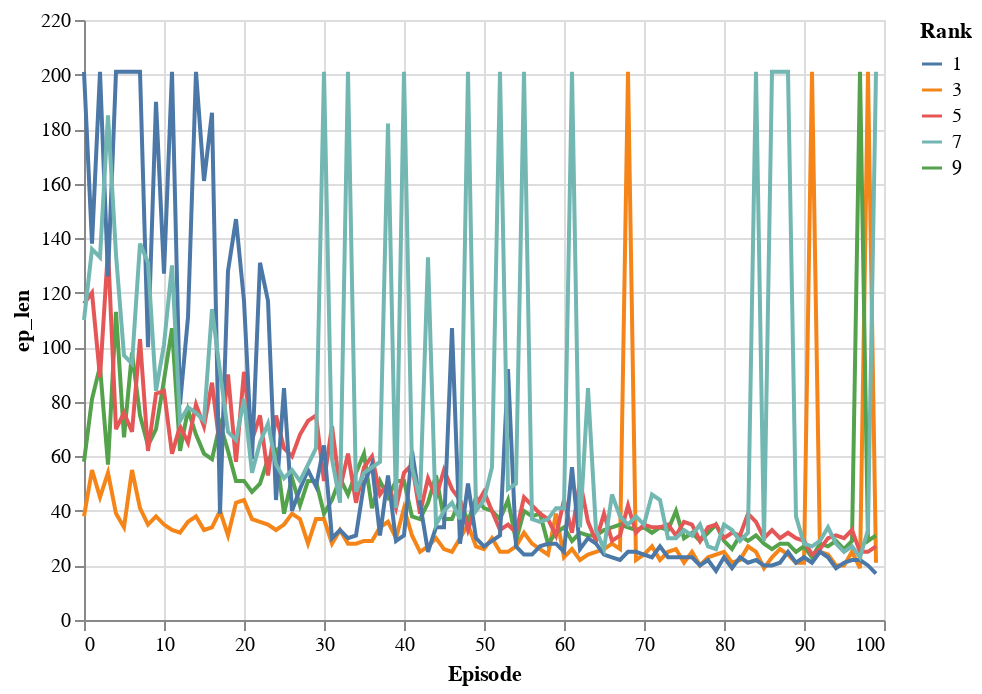

Write notebook code for a chart like this one.
### Code cell
alt.Chart(dataframe).mark_line().encode(x="Episode", y="ep_len", color="Rank:N")

### Figure 1 — Vega-Lite specification as saved in the notebook (floating-point values rounded to 4 significant figures; data arrays with more than 128 entries replaced by an {"elided": "..."} marker saying what was removed)
{"$schema": "https://vega.github.io/schema/vega-lite/v4.8.1.json", "config": {"view": {"continuousHeight": 300, "continuousWidth": 400}}, "data": {"name": "data-ea6710f1c2d63c1ded5a635866151f76"}, "datasets": {"data-ea6710f1c2d63c1ded5a635866151f76": {"elided": "500 records"}}, "encoding": {"color": {"field": "Rank", "type": "nominal"}, "x": {"field": "Episode", "type": "quantitative"}, "y": {"field": "ep_len", "type": "quantitative"}}, "mark": "line"}
